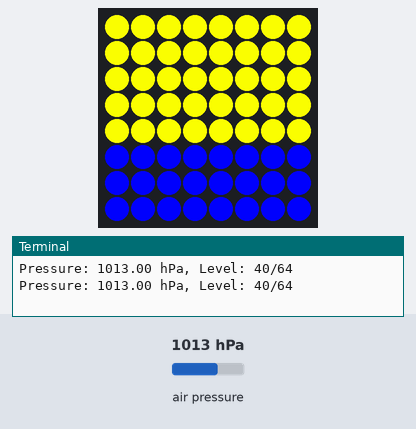
Recording of a program running on a simulated Raspberry Pi (BCM pin numbers) with a Sense HAT. On the bench: the Sense HAT's 8×8 RGB LED matrix, the last lines printed to the terminal. The test bench sets the inputs (shaded band); at power-on: air pressure 1013 hPa.

Above: at 1.2 s.
1.3 s: air pressure set to 952 hPa
At 3.2 s:
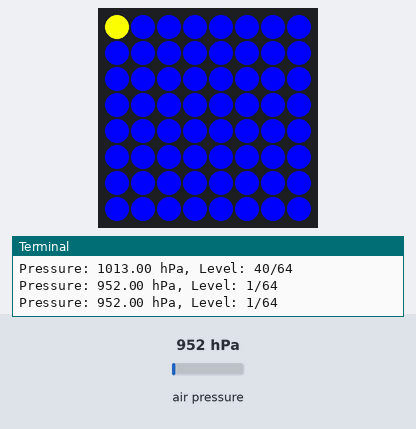
3.5 s: air pressure set to 975 hPa
At 5.2 s:
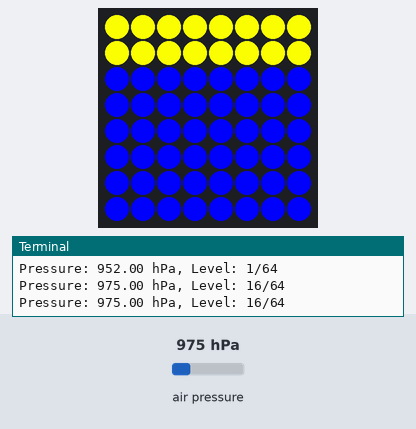
5.5 s: air pressure set to 1025 hPa
At 6.9 s:
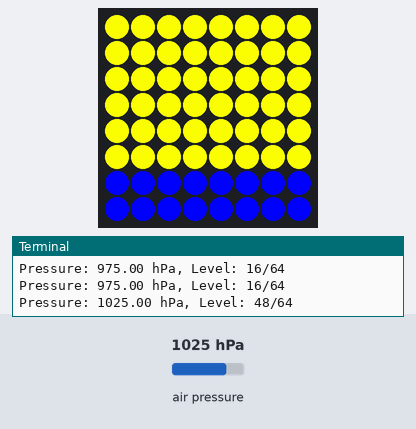
7.5 s: air pressure set to 1048 hPa
At 8.6 s:
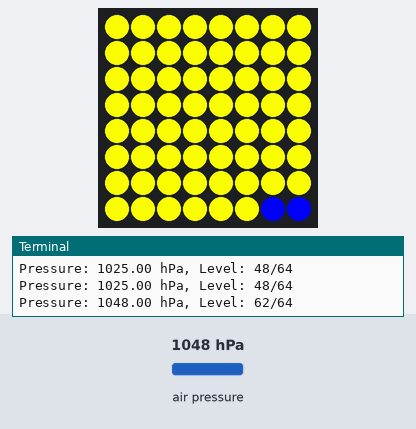
Timing chart, 0 to 10.5 s (numbered marks = the images above; inputs shaded):
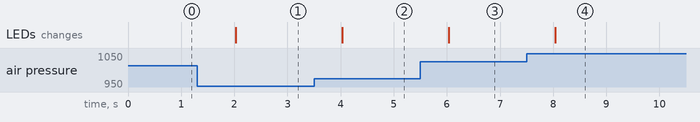

Measured:
- after the input at 1.3 s, the LEDs: change after 0.73 s (image 1)
- after the input at 3.5 s, the LEDs: change after 0.53 s (image 2)
- after the input at 5.5 s, the LEDs: change after 0.54 s (image 3)
- after the input at 7.5 s, the LEDs: change after 0.54 s (image 4)

The program:

pressure.py
```python
from sense_emu import SenseHat
import time

sense = SenseHat()


yellow = (255, 255, 0)

blue = (0, 0, 255)

# ช่วงความดันอากาศที่ใช้แสดงผล
MIN_PRESSURE = 950
MAX_PRESSURE = 1050

while True:
    pressure = sense.pressure  # อ่านค่าความดันอากาศ (hPa)

    # แปลง pressure ให้อยู่ในช่วง 0-64 ช่อง
    level = int((pressure - MIN_PRESSURE) / (MAX_PRESSURE - MIN_PRESSURE) * 64)

    # กันค่าเกินช่วง
    level = max(0, min(64, level))

    pixels = [yellow if i < level else blue for i in range(64)]
    sense.set_pixels(pixels)

    print(f"Pressure: {pressure:.2f} hPa, Level: {level}/64")
    time.sleep(1)
```
